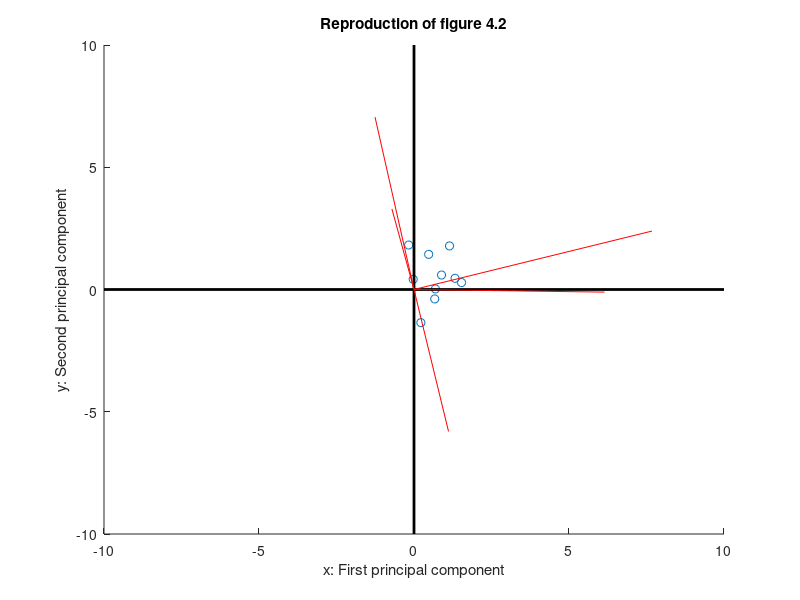
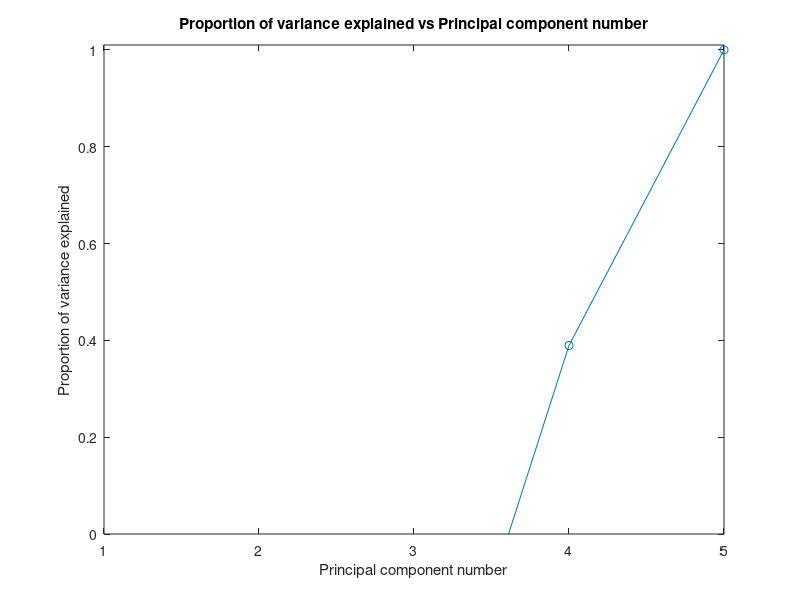

Write MATLAB code to recreate these figures, in order. (Note: this script raises an error after producing the figures.)
%main file for exercise 2

%------Q1-------
disp ('Question 1: reproducing the 4.2 figure')

%reproducing the 4.2 figure
addpath ('../exercise1');%might use function in that folder

data = [5 3 0 1 -1 -3 5 0 -4 -4;
       -2 -1 0 0 1 4 -3 1 5 3;
       0 1 4 -1 0 5 5 -5 -3 -3;
        0 2 3 0 -1 3 3 -7 -2 0;
       3 4 -2 1 3 -3 -3 2 0 0]';

[U, D] = pca (data);
U = fliplr(U) ;
data_prime = data * U(:, 1:2);

figure (1)
clf
%plot the data points
scatter (data_prime (:, 1), data_prime (:, 2), 'o');
hold on
title('Reproduction of figure 4.2')
%plot the coordinates
line([-10, 0; 10, 0], [0, -10; 0, 10], 'Color', 'black', 'LineWidth', ...
     2)

%plot the variables
line([U(:,1)' * 10; zeros(1,length(U(:,1)))], [U(:,2)' * 10; ...
                    zeros(1,length(U(:,2)))], 'Color', 'red')

axis([-10 10 -10 10])

xlabel ('x: First principal component')
ylabel ('y: Second principal component')

saveas (gcf, 'img/reproduct42.png');

%------Q2-------
disp ('Question 2: Proportion of variance explained vs Principal component number')

figure(2)
clf
plot(1:5, cumsum(flipud(diag(D))) / sum(diag(D)), 'o-');

title(['Proportion of variance explained vs Principal component ' ...
       'number'])
xlabel('Principal component number')
ylabel('Proportion of variance explained')

axis([1 5 0 1.01])

saveas (gcf, 'img/variance_explained.png');

%------Q3+4-------
disp ('Question 3&4: quartimax rotation')

disp ('Original matrix:')

A = [-0.9511, 0.9511; -1.6435, -1.6435; 2.3655, 2.3655; -2.9154, ...
     -2.9154; -3.7010 3.7010];
disp (A);

disp ('Performing gradient descent...')

[A_prime, J_rots] = quartimaxRotation (A);

disp ('The rotated matrix:')
disp (A_prime);

figure (3)
clf

plot(1:length(J_rots), J_rots, 'o-');

title('Change of J_{rot} over time')
xlabel('Iteration number')
ylabel('J_{rot}')
saveas (gcf, 'img/J_rot.png');

%--------Q5---------

disp ('Question 5: reproduction of figure 5.1')

A_prime = quartimaxRotation (U (:, 1:2));

data_prime = data * A_prime

figure (4)
clf
%plot the data points
scatter (data_prime (:, 1), data_prime (:, 2), 'o');
hold on
%plot the coordinates
line([-10, 0; 10, 0], [0, -10; 0, 10], 'Color', 'black', 'LineWidth', ...
     2)

%plot the variables
line([A_prime(:,1)' * 10; zeros(1,length(A_prime(:,1)))], [A_prime(:,2)' ...
                    * 10; zeros(1,length(A_prime(:,2)))], 'Color', ...
     'red', 'LineWidth', 2)

axis([-10 10 -10 10])
title ('Reproduction of Figure 5.1')
xlabel ('x: Factor by rotating the first principal component')
ylabel ('y: Factor by rotating the second principal component')

saveas (gcf, 'img/reproduct51.png');
